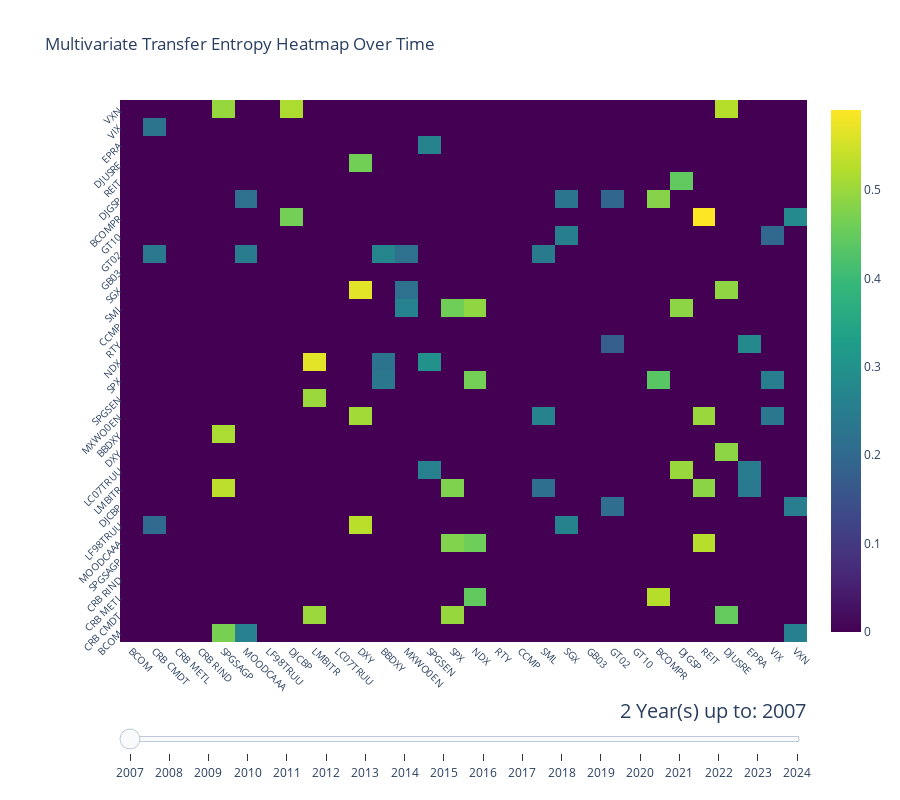

The cell this chart's notebook holds for it:
### Code cell
window_len = 2
window_step = 1
windows = preprocess.sliding_window(log_returns, 
                                    window_len, 
                                    window_step, 
                                    window_unit="years", 
                                    step_unit="years")
endpoints = [end_date for _, end_date, _ in windows]
create_measure_heatmap(te_matrix_3d, 
                                log_returns.columns, 
                                endpoints,
                                window_len=2,
                                measure_name="Multivariate Transfer Entropy")

### Figure 1 — Plotly figure (JSON) as saved in the notebook; plotly's stock layout.template omitted (floating-point values rounded to 4 significant figures; data arrays with more than 128 entries replaced by an {"elided": "..."} marker saying what was removed)
{"data": [{"colorscale": [[0, "#440154"], [0.1111, "#482878"], [0.2222, "#3e4989"], [0.3333, "#31688e"], [0.4444, "#26828e"], [0.5556, "#1f9e89"], [0.6667, "#35b779"], [0.7778, "#6ece58"], [0.8889, "#b5de2b"], [1, "#fde725"]], "hoverongaps": false, "showscale": true, "type": "heatmap", "x": ["BCOM", "CRB CMDT", "CRB METL", "CRB RIND", "SPGSAGP", "MOODCAAA", "LF98TRUU", "DJCBP", "LMBITR", "LC07TRUU", "DXY", "BBDXY", "MXWO0EN", "SPGSEN", "SPX", "NDX", "RTY", "CCMP", "SML", "SGX", "GB03", "GT02", "GT10", "BCOMPR", "DJGSP", "REIT", "DJUSRE", "EPRA", "VIX", "VXN"], "y": ["BCOM", "CRB CMDT", "CRB METL", "CRB RIND", "SPGSAGP", "MOODCAAA", "LF98TRUU", "DJCBP", "LMBITR", "LC07TRUU", "DXY", "BBDXY", "MXWO0EN", "SPGSEN", "SPX", "NDX", "RTY", "CCMP", "SML", "SGX", "GB03", "GT02", "GT10", "BCOMPR", "DJGSP", "REIT", "DJUSRE", "EPRA", "VIX", "VXN"], "z": {"elided": "30x30 float values"}}], "layout": {"height": 800, "margin": {"l": 120}, "sliders": [{"active": 0, "currentvalue": {"font": {"size": 20}, "prefix": "2 Year(s) up to: ", "xanchor": "right"}, "pad": {"b": 10, "t": 50}, "steps": [{"args": [["Window 0"], {"frame": {"duration": 0}, "mode": "immediate"}], "label": "2007", "method": "animate"}, {"args": [["Window 1"], {"frame": {"duration": 0}, "mode": "immediate"}], "label": "2008", "method": "animate"}, {"args": [["Window 2"], {"frame": {"duration": 0}, "mode": "immediate"}], "label": "2009", "method": "animate"}, {"args": [["Window 3"], {"frame": {"duration": 0}, "mode": "immediate"}], "label": "2010", "method": "animate"}, {"args": [["Window 4"], {"frame": {"duration": 0}, "mode": "immediate"}], "label": "2011", "method": "animate"}, {"args": [["Window 5"], {"frame": {"duration": 0}, "mode": "immediate"}], "label": "2012", "method": "animate"}, {"args": [["Window 6"], {"frame": {"duration": 0}, "mode": "immediate"}], "label": "2013", "method": "animate"}, {"args": [["Window 7"], {"frame": {"duration": 0}, "mode": "immediate"}], "label": "2014", "method": "animate"}, {"args": [["Window 8"], {"frame": {"duration": 0}, "mode": "immediate"}], "label": "2015", "method": "animate"}, {"args": [["Window 9"], {"frame": {"duration": 0}, "mode": "immediate"}], "label": "2016", "method": "animate"}, {"args": [["Window 10"], {"frame": {"duration": 0}, "mode": "immediate"}], "label": "2017", "method": "animate"}, {"args": [["Window 11"], {"frame": {"duration": 0}, "mode": "immediate"}], "label": "2018", "method": "animate"}, {"args": [["Window 12"], {"frame": {"duration": 0}, "mode": "immediate"}], "label": "2019", "method": "animate"}, {"args": [["Window 13"], {"frame": {"duration": 0}, "mode": "immediate"}], "label": "2020", "method": "animate"}, {"args": [["Window 14"], {"frame": {"duration": 0}, "mode": "immediate"}], "label": "2021", "method": "animate"}, {"args": [["Window 15"], {"frame": {"duration": 0}, "mode": "immediate"}], "label": "2022", "method": "animate"}, {"args": [["Window 16"], {"frame": {"duration": 0}, "mode": "immediate"}], "label": "2023", "method": "animate"}, {"args": [["Window 17"], {"frame": {"duration": 0}, "mode": "immediate"}], "label": "2024", "method": "animate"}]}], "title": {"text": "Multivariate Transfer Entropy Heatmap Over Time"}, "xaxis": {"tickangle": 45, "tickfont": {"size": 10}}, "yaxis": {"tickangle": -45, "tickfont": {"size": 10}}}}
